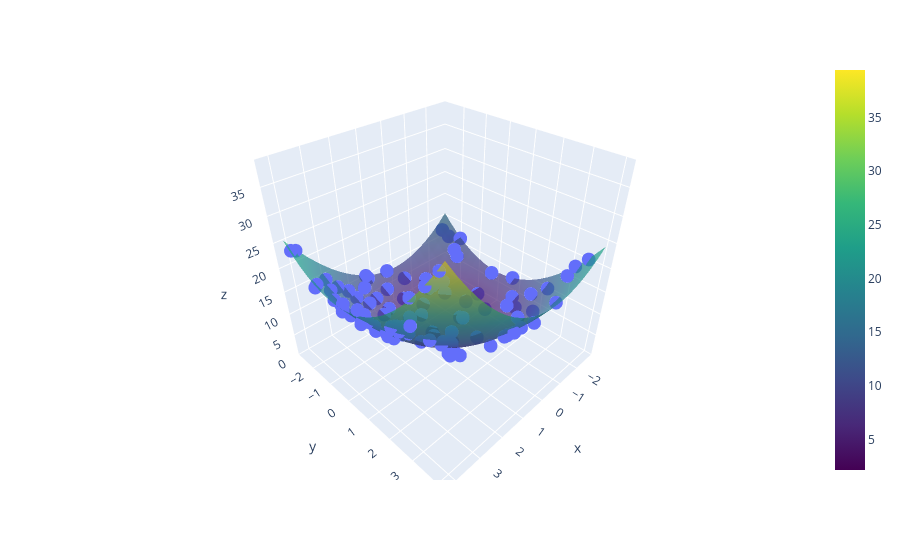

Notebook code for this chart:
### Code cell
# Plot 3D surface
fig = px.scatter_3d(x=x.ravel(), y=y.ravel(), z=z.ravel())
fig.add_trace(go.Surface(x=x_grid, y=y_grid, z=zg, colorscale='Viridis', opacity=0.7))
fig.update_layout(scene=dict(zaxis=dict(range=[0, np.max(zg)])))
fig.show()
